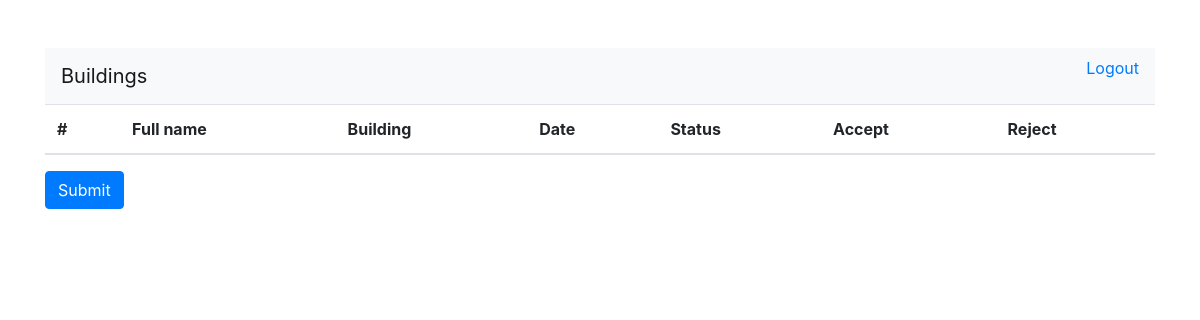
The app's page / (signed in), older data.
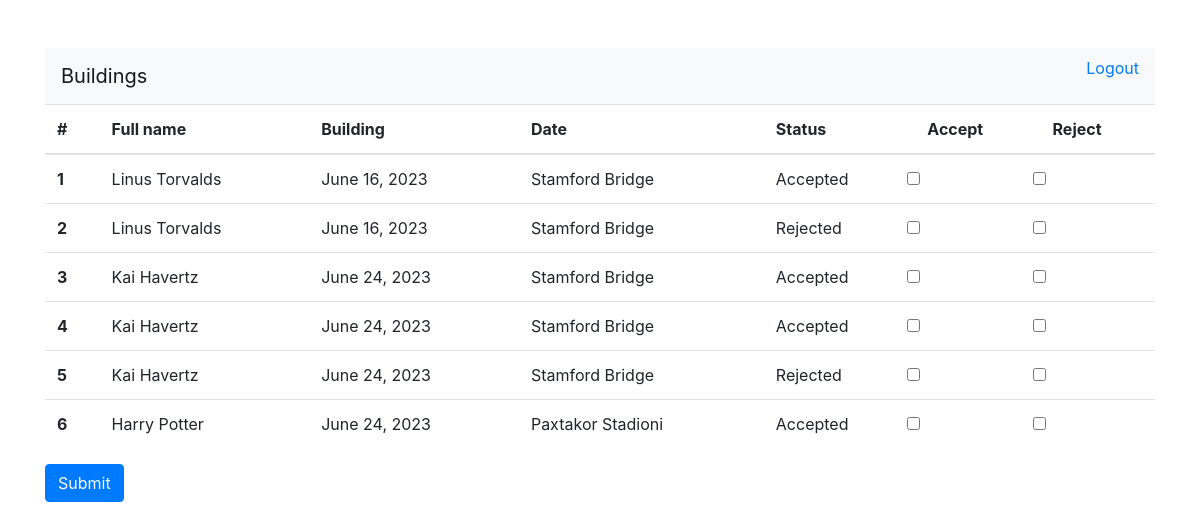
The same page, newer data.
### accounts/models.py (models this page shows, shortened)
class Reservation(models.Model):
    STATUS_CHOICES = [
        (1, "accept"),
        (0, "in progress"),
        (-1, "rejected")
    ]
    building = models.ForeignKey(Building, on_delete=models.CASCADE)
    planned_date = models.DateField()
    status = models.IntegerField(choices=STATUS_CHOICES, default=0)
    first_name = models.CharField(max_length=100)
    last_name = models.CharField(max_length=100)
    user = models.ForeignKey(User, on_delete=models.CASCADE, default=1)

class Building(models.Model):
    name = models.CharField(max_length=100, unique=True)
    address = models.TextField()

### accounts/views.py (the view, shortened to what this page needs)
# urls.py: path("", views.homepage, name="homepage"),
def homepage(request):
	if request.user.is_authenticated:
		if request.user.is_superuser:
			reservations = Reservation.objects.all()
			return render(request, "main/visitor_check.html", context={"reservations": reservations})
	else:
		return redirect("login")

### templates/main/visitor_check.html (shortened to what this page needs)
{% extends "main/header.html" %}
{% block content %}
{% load crispy_forms_tags %}
<div class="container py-5">
<nav class="navbar navbar-light bg-light">
  <a class="navbar-brand" href="/buildings">
    Buildings
  </a>
	<p class="text-center"><a href="/logout">Logout</a></p>
</nav>
	<form method="POST">
	<table class="table">
  <thead>
    <tr>
     	 <th scope="col">#</th>
      	<th scope="col">Full name</th>
      	<th scope="col">Building</th>
      	<th scope="col">Date</th>
		<th scope="col">Status</th>
		<th scope="col">Accept</th>
		<th scope="col">Reject</th>
    </tr>
  </thead>
  <tbody>
  {% for r in reservations %}
    <tr>
      <th scope="row">{{ forloop.counter }}</th>
      	<td>{{ r.first_name }}  {{ r.last_name }}</td>
      	<td>{{ r.planned_date }}</td>
      	<td>{{ r.building.name }}</td>
		{% if r.status is 0 %}
  			<td>In Progress</td>
		{% elif r.status is -1 %}
  			<td>Rejected</td>
		{% else %}
			<td>Accepted</td>
		{% endif %}
		<td><input class="form-check-input" type="checkbox" value="{{r.id}}" name="accept{{r.id}}"></td>
		<td><input class="form-check-input" type="checkbox" value="{{r.id}}" name="reject{{r.id}}"></td>
	</tr>
  {% endfor %}
  </tbody>
</table>
		<button type="submit" class="btn btn-primary">Submit</button>
	</form>
</div>
{% endblock %}

### templates/main/header.html (shortened to what this page needs)
<!DOCTYPE html>
<html>
  <head>
    <link rel="stylesheet" href="https://cdn.jsdelivr.net/npm/bootstrap@4.5.3/dist/css/bootstrap.min.css">
  </head>
 <body>
    {% block content %}
    {% endblock %}
  </body>
</html>

Row changes from the older to the newer data that the page shows:
added Reservation: first_name "Linus", last_name "Torvalds", planned_date "June 16, 2023", building.name "Stamford Bridge", status "Accepted"
added Reservation: first_name "Linus", last_name "Torvalds", planned_date "June 16, 2023", building.name "Stamford Bridge", status "Rejected"
added Reservation: first_name "Kai", last_name "Havertz", planned_date "June 24, 2023", building.name "Stamford Bridge", status "Accepted"
added Reservation: first_name "Kai", last_name "Havertz", planned_date "June 24, 2023", building.name "Stamford Bridge", status "Accepted"
added Reservation: first_name "Kai", last_name "Havertz", planned_date "June 24, 2023", building.name "Stamford Bridge", status "Rejected"
added Reservation: first_name "Harry", last_name "Potter", planned_date "June 24, 2023", building.name "Paxtakor Stadioni", status "Accepted"
